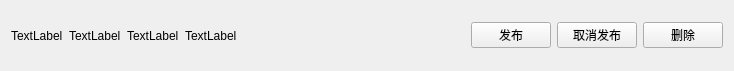
<?xml version="1.0" encoding="UTF-8"?>
<ui version="4.0">
 <class>DevicePanel</class>
 <widget class="QWidget" name="DevicePanel">
  <property name="geometry">
   <rect>
    <x>0</x>
    <y>0</y>
    <width>734</width>
    <height>71</height>
   </rect>
  </property>
  <property name="windowTitle">
   <string>Form</string>
  </property>
  <layout class="QHBoxLayout" name="horizontalLayout">
   <item>
    <widget class="QLabel" name="labelName">
     <property name="text">
      <string>TextLabel</string>
     </property>
    </widget>
   </item>
   <item>
    <widget class="QLabel" name="labelServiceType">
     <property name="text">
      <string>TextLabel</string>
     </property>
    </widget>
   </item>
   <item>
    <widget class="QLabel" name="labelDomain">
     <property name="text">
      <string>TextLabel</string>
     </property>
    </widget>
   </item>
   <item>
    <widget class="QLabel" name="labelIsPublished">
     <property name="text">
      <string>TextLabel</string>
     </property>
    </widget>
   </item>
   <item>
    <spacer name="horizontalSpacer">
     <property name="orientation">
      <enum>Qt::Orientation::Horizontal</enum>
     </property>
     <property name="sizeHint" stdset="0">
      <size>
       <width>40</width>
       <height>20</height>
      </size>
     </property>
    </spacer>
   </item>
   <item>
    <widget class="QPushButton" name="btnPublish">
     <property name="text">
      <string>发布</string>
     </property>
    </widget>
   </item>
   <item>
    <widget class="QPushButton" name="btnCancelPublish">
     <property name="text">
      <string>取消发布</string>
     </property>
    </widget>
   </item>
   <item>
    <widget class="QPushButton" name="btnDelete">
     <property name="text">
      <string>删除</string>
     </property>
    </widget>
   </item>
  </layout>
 </widget>
 <resources/>
 <connections/>
</ui>
